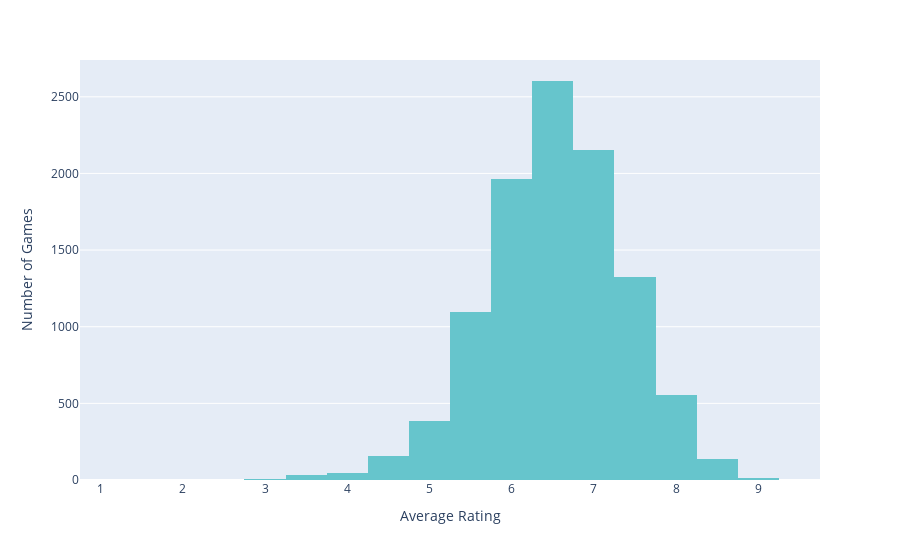

Notebook source saved alongside this figure:
### Code cell
fig = px.histogram(modern_boardgames_df, x= 'Rounded_Rating', color_discrete_sequence = color_pallete)

fig.update_layout(
    xaxis_title_text='Average Rating', # xaxis label
    yaxis_title_text='Number of Games', # yaxis label
)

fig.show()

### Figure 1 — Plotly figure (JSON) as saved in the notebook; plotly's stock layout.template omitted (floating-point values rounded to 4 significant figures; data arrays with more than 128 entries replaced by an {"elided": "..."} marker saying what was removed)
{"data": [{"alignmentgroup": "True", "bingroup": "x", "hovertemplate": "Rounded_Rating=%{x}<br>count=%{y}<extra></extra>", "legendgroup": "", "marker": {"color": "rgb(102, 197, 204)", "pattern": {"shape": ""}}, "name": "", "offsetgroup": "", "orientation": "v", "showlegend": false, "type": "histogram", "x": {"elided": "10476 float values"}, "xaxis": "x", "yaxis": "y"}], "layout": {"barmode": "relative", "legend": {"tracegroupgap": 0}, "margin": {"t": 60}, "xaxis": {"anchor": "y", "domain": [0, 1], "title": {"text": "Average Rating"}}, "yaxis": {"anchor": "x", "domain": [0, 1], "title": {"text": "Number of Games"}}}}
